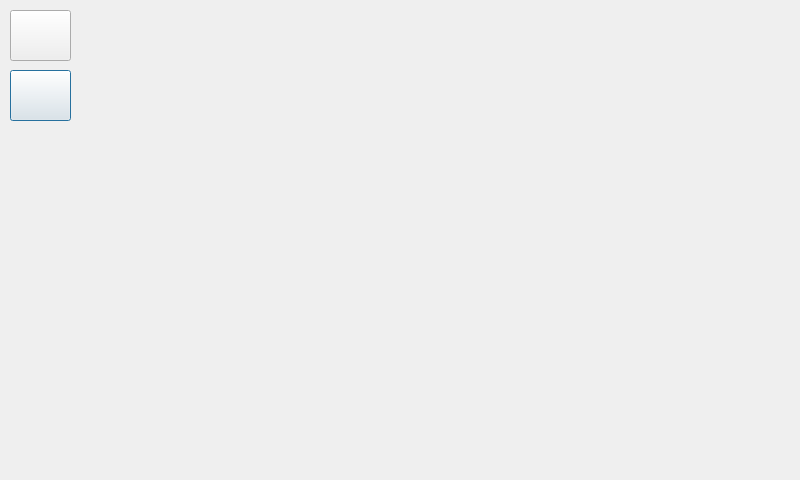
<?xml version="1.0" encoding="UTF-8"?>
<ui version="4.0">
 <class>ScreenAction</class>
 <widget class="QDialog" name="ScreenAction">
  <property name="geometry">
   <rect>
    <x>0</x>
    <y>0</y>
    <width>800</width>
    <height>480</height>
   </rect>
  </property>
  <property name="windowTitle">
   <string>Dialog</string>
  </property>
  <property name="modal">
   <bool>true</bool>
  </property>
  <widget class="QPushButton" name="btnBack">
   <property name="geometry">
    <rect>
     <x>10</x>
     <y>10</y>
     <width>61</width>
     <height>51</height>
    </rect>
   </property>
   <property name="autoFillBackground">
    <bool>false</bool>
   </property>
   <property name="text">
    <string/>
   </property>
   <property name="icon">
    <iconset theme="back"/>
   </property>
   <property name="autoDefault">
    <bool>false</bool>
   </property>
   <property name="default">
    <bool>true</bool>
   </property>
   <property name="flat">
    <bool>false</bool>
   </property>
  </widget>
  <widget class="QLabel" name="label">
   <property name="geometry">
    <rect>
     <x>210</x>
     <y>30</y>
     <width>411</width>
     <height>31</height>
    </rect>
   </property>
   <property name="text">
    <string/>
   </property>
   <property name="alignment">
    <set>Qt::AlignCenter</set>
   </property>
  </widget>
  <widget class="QPushButton" name="btnHome">
   <property name="geometry">
    <rect>
     <x>10</x>
     <y>70</y>
     <width>61</width>
     <height>51</height>
    </rect>
   </property>
   <property name="autoFillBackground">
    <bool>false</bool>
   </property>
   <property name="text">
    <string/>
   </property>
   <property name="icon">
    <iconset theme="go-home"/>
   </property>
   <property name="autoDefault">
    <bool>false</bool>
   </property>
   <property name="default">
    <bool>true</bool>
   </property>
   <property name="flat">
    <bool>false</bool>
   </property>
  </widget>
 </widget>
 <resources/>
 <connections/>
</ui>
